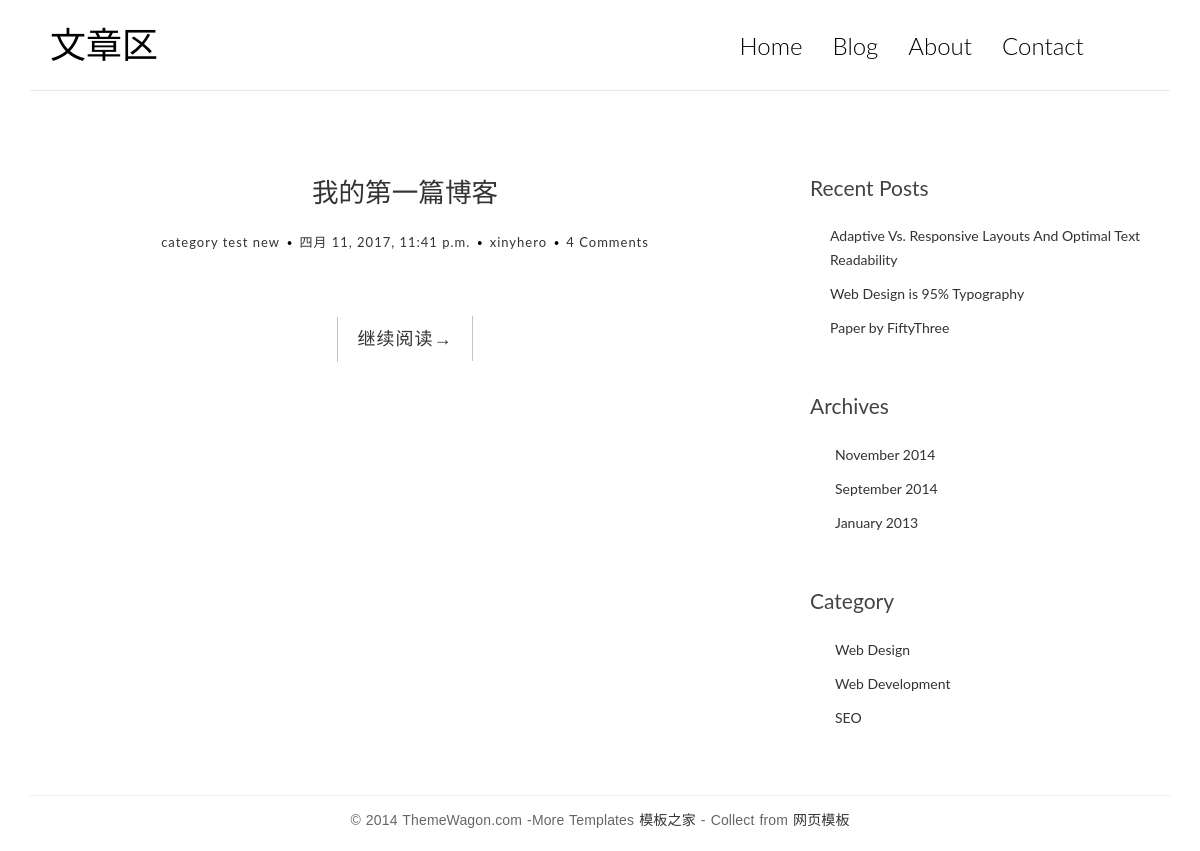
The app's page /, older data.
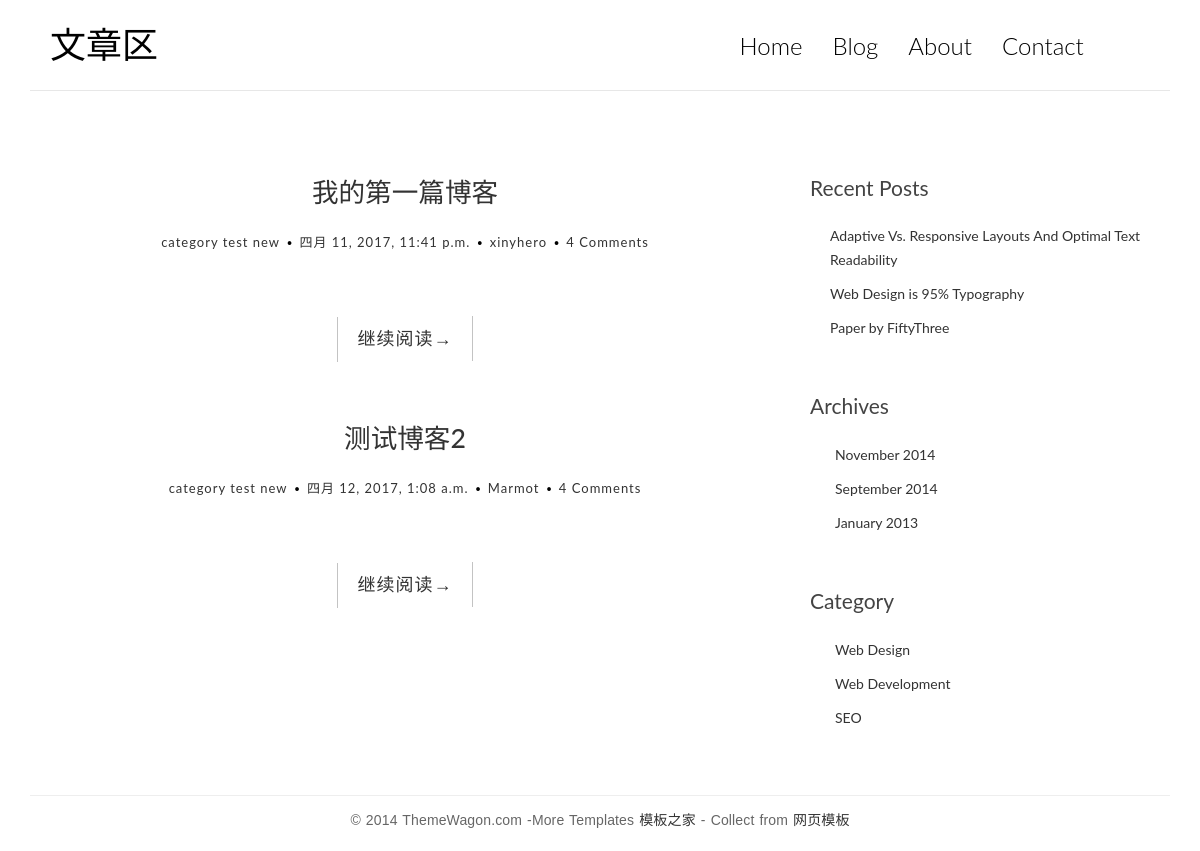
The same page, newer data.
### blog/models.py (models this page shows, shortened)
class Post(models.Model):
    title = models.CharField(max_length=70)
    body = models.TextField()
    created_time = models.DateTimeField()
    modified_time = models.DateTimeField()
    excerpt = models.CharField(max_length=200, blank=True)
    category = models.ForeignKey(Category)
    tags = models.ManyToManyField(Tag, blank=True)
    author = models.ForeignKey(User)
    def get_absolute_url(self):
        return reverse('blog:detail', kwargs={'pk': self.pk})

class Category(models.Model):
    name = models.CharField(max_length=100)

### blog/views.py (the view)
# urls.py: url(r'^$', views.index, name='index'),
def index(request):
    post_list = Post.objects.all()
    return render(request, 'blog/index.html', context={'post_list': post_list})

### templates/blog/index.html (shortened to what this page needs)
{% extends 'base.html' %}
{% block main %}
    {% for post in post_list %}
        <article class="post post-1">
            <header class="entry-header">
                <h1 class="entry-title">
                    <a href="{{ post.get_absolute_url }}" target="_blank">{{ post.title }}</a>
                </h1>
                <div class="entry-meta">
                    <span class="post-category"><a href="#">{{ post.category.name }}</a></span>
                    <span class="post-date"><a href="#"><time class="entry-date" datetime="{{ post.created_time }}">{{ post.created_time }}</time></a></span>
                    <span class="post-author"><a href="#">{{ post.author }}</a></span>
                    <span class="comments-link"><a href="#">4 Comments</a></span>
                </div>
            </header>
            <div class="entry-content clearfix">
                <div class="read-more cl-effect-14">
                    <a href="{{ post.get_absolute_url }}" class="more-link" target="_blank">继续阅读<span class="meta-nav">→</span></a>
                </div>
            </div>
        </article>
    {% empty %}
        <div class="no-post">暂时还没有发布的文章！</div>
    {% endfor %}
{% endblock main %}

### templates/base.html (shortened to what this page needs)
<!DOCTYPE html>
<html>
	<head>
        {% load staticfiles %}
		<link rel="stylesheet" href="{% static 'blog/css/bootstrap.min.css' %}">
		<link rel="stylesheet" href="http://code.ionicframework.com/ionicons/2.0.1/css/ionicons.min.css">
		<link rel="stylesheet" href="{% static 'blog/css/pace.css'%}">
	    <link rel="stylesheet" href="{% static 'blog/css/custom.css' %}">
        <link rel="stylesheet" href="{% static 'blog/css/friendly.css' %}">
	</head>
	<body>
		<div class="container">
			<header id="site-header">
				<div class="row">
					<div class="col-md-4 col-sm-5 col-xs-8">
						<div class="logo">
							<h1><a href="index.html">文章区</a></h1>
						</div>
					</div>
					<div class="col-md-8 col-sm-7 col-xs-4">
						<nav class="main-nav" role="navigation">
							<div class="collapse navbar-collapse" id="bs-example-navbar-collapse-1">
  								<ul class="nav navbar-nav navbar-right">
    								<li class="cl-effect-11"><a href="index.html" data-hover="Home">Home</a></li>
    								<li class="cl-effect-11"><a href="full-width.html" data-hover="Blog">Blog</a></li>
    								<li class="cl-effect-11"><a href="about.html" data-hover="About">About</a></li>
    								<li class="cl-effect-11"><a href="contact.html" data-hover="Contact">Contact</a></li>
  								</ul>
							</div>
						</nav>
					</div>
				</div>
			</header>
		</div>
		<div class="content-body">
			<div class="container">
				<div class="row">
					<main class="col-md-8">
                        {% block main %}
                        {% endblock main %}
					</main>
					<aside class="col-md-4">
						<div class="widget widget-recent-posts">
							<h3 class="widget-title">Recent Posts</h3>
							<ul>
								<li>
									<a href="#">Adaptive Vs. Responsive Layouts And Optimal Text Readability</a>
								</li>
								<li>
									<a href="#">Web Design is 95% Typography</a>
								</li>
								<li>
									<a href="#">Paper by FiftyThree</a>
								</li>
							</ul>
						</div>
						<div class="widget widget-archives">
							<h3 class="widget-title">Archives</h3>
							<ul>
								<li>
									<a href="#">November 2014</a>
								</li>
								<li>
									<a href="#">September 2014</a>
								</li>
								<li>
									<a href="#">January 2013</a>
								</li>
							</ul>
						</div>
						<div class="widget widget-category">
							<h3 class="widget-title">Category</h3>
							<ul>
								<li>
									<a href="#">Web Design</a>
								</li>
								<li>
									<a href="#">Web Development</a>
								</li>
								<li>
									<a href="#">SEO</a>
								</li>
							</ul>
						</div>
					</aside>
				</div>
			</div>
		</div>
		<footer id="site-footer">
			<div class="container">
				<div class="row">
					<div class="col-md-12">
						<p class="copyright">&copy; 2014 ThemeWagon.com -More Templates <a href="http://www.cssmoban.com/" target="_blank" title="模板之家">模板之家</a> - Collect from <a href="http://www.cssmoban.com/" title="网页模板" target="_blank">网页模板</a></p>
					</div>
				</div>
			</div>
		</footer>
	</body>
</html>

### blog/static/blog/css/custom.css (style rules this page uses)
* { outline: none; }
h1, h2, h3, h4, h5, h6 { margin-top: 0; }
a { color: #333; }
body { color: #444; font-family: 'Lato', sans-serif; }
p { font-family: 'Ubuntu', sans-serif; font-weight: 400; word-spacing: 1px; letter-spacing: 0.01em; }
#site-header { background-color: #FFF; padding: 25px 20px; margin-bottom: 40px; border-bottom: 1px solid #e7e7e7; }
.logo h1 a { color: #000; }
.logo h1 { margin: 0; font-family: 'Lato', sans-serif; font-weight: 300; }
.main-nav { margin-top: 11px; max-width: 95%; }
.main-nav a { color: #000000 !important; padding: 0 0 5px 0 !important; margin-right: 30px; font-family: 'Lato', sans-serif; font-weight: 300; font-size: 24px; }
.cl-effect-11 a { padding: 10px 0; color: #0972b4; text-shadow: none; }
.cl-effect-11 a::before { position: absolute; top: 0; left: 0; overflow: hidden; padding: 0 0 5px 0 !important; max-width: 0; border-bottom: 1px solid #000; color: #000; content: attr(data-hover); -webkit-transition: max-width 0.5s; -moz-transition: max-width 0.5s; transition: max-width 0.5s; }
.content-body { padding-bottom: 4em; }
.post, .comment-area { background: #fff; padding: 30px 30px 0; }
.entry-title { text-align: center; font-size: 1.9em; margin-bottom: 20px; line-height: 1.6; padding: 10px 20px 0; }
.entry-meta { text-align: center; color: #DDDDDD; font-size: 13px; letter-spacing: 1px; margin-bottom: 30px; }
.entry-content { font-size: 18px; line-height: 1.9; font-weight: 300; color: #000; }
.post-category, .post-date, .post-author { position: relative; padding-right: 15px; }
.post-category::after, .post-date::after, .post-author::after { position: absolute; content: '.'; color: #000; font-size: 30px; top: -22px; right: 1px; }
.read-more { font-family: 'Ubuntu', sans-serif; font-weight: 400; word-spacing: 1px; letter-spacing: 0.01em; text-align: center; margin-top: 20px; }
.cl-effect-14 a { padding: 0 20px; height: 45px; line-height: 45px; position: relative; display: inline-block; margin: 15px 25px; letter-spacing: 1px; font-weight: 400; text-shadow: 0 0 1px rgba(255,255,255,0.3); }
.cl-effect-14 a::before, .cl-effect-14 a::after { position: absolute; width: 45px; height: 1px; background: #C3C3C3; content: ''; -webkit-transition: all 0.3s; -moz-transition: all 0.3s; transition: all 0.3s; pointer-events: none; }
.cl-effect-14 a::before { top: 0; left: 0; -webkit-transform: rotate(90deg); -moz-transform: rotate(90deg); transform: rotate(90deg); -webkit-transform-origin: 0 0; -moz-transform-origin: 0 0; transform-origin: 0 0; }
.cl-effect-14 a::after { right: 0; bottom: 0; -webkit-transform: rotate(90deg); -moz-transform: rotate(90deg); transform: rotate(90deg); -webkit-transform-origin: 100% 0; -moz-transform-origin: 100% 0; transform-origin: 100% 0; }
.widget { background: #fff; padding: 30px 0 0; }
.widget-title { font-size: 1.5em; margin-bottom: 20px; line-height: 1.6; padding: 10px 0 0; font-weight: 400; }
.widget-recent-posts ul { padding: 0; margin: 0; padding-left: 20px; }
.widget-recent-posts ul li { list-style-type: none; position: relative; line-height: 170%; margin-bottom: 10px; }
.widget-recent-posts ul li::before { content: '\f3d3'; font-family: "Ionicons"; position: absolute; left: -17px; top: 3px; font-size: 16px; color: #000; }
.widget-archives ul { padding: 0; margin: 0; padding-left: 25px; }
.widget-archives ul li { list-style-type: none; position: relative; line-height: 170%; margin-bottom: 10px; }
.widget-archives ul li::before { content: '\f3f3'; font-family: "Ionicons"; position: absolute; left: -25px; top: 1px; font-size: 16px; color: #000; }
.widget-category ul { padding: 0; margin: 0; padding-left: 25px; }
.widget-category ul li { list-style-type: none; position: relative; line-height: 170%; margin-bottom: 10px; }
.widget-category ul li::before { content: '\f3fe'; font-family: "Ionicons"; position: absolute; left: -25px; top: 1px; font-size: 18px; color: #000; }
#site-footer { padding-top: 10px; padding: 0 0 1.5em 0; }
.copyright { text-align: center; padding-top: 1em; margin: 0; border-top: 1px solid #eee; color: #666; }

Row changes from the older to the newer data that the page shows:
added Post: title "测试博客2", category.name "category test new", created_time "四月 12, 2017, 1:08 a.m.", author "Marmot"
